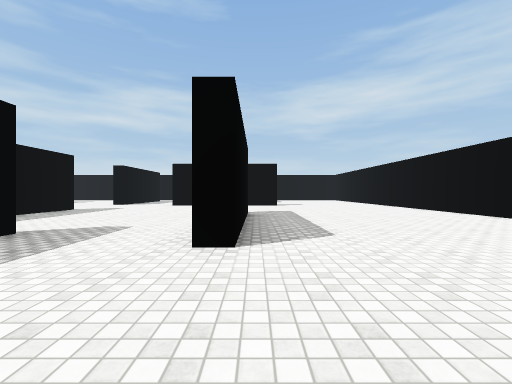
View 1 (above)

14 first-person views from a walk through a Unity game level. The camera is 1.3 m above the floor, looks level and sees 90° across. The floor is counted in squares, 2 m on a side. Each view is taken from the middle of a square. On the plan, view 1 faces up. The plan holds only what a view shows up to about 9 squares ahead; the rest is blank. The player is left out. Surface patterns are stand-ins for the level's own textures.

View 2
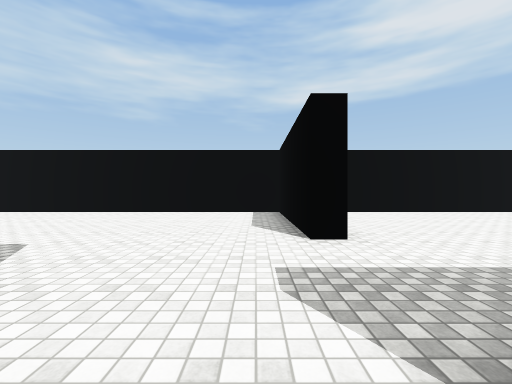

View 3
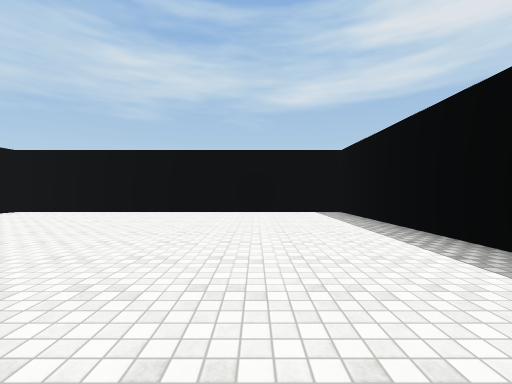

View 4
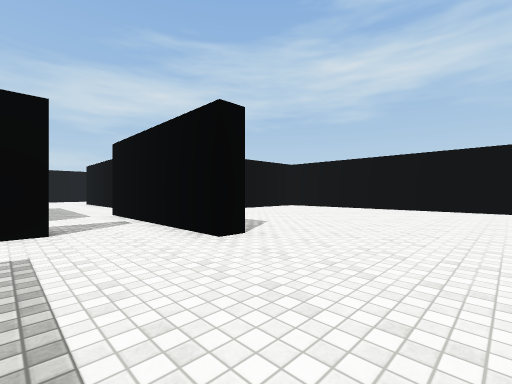

View 5
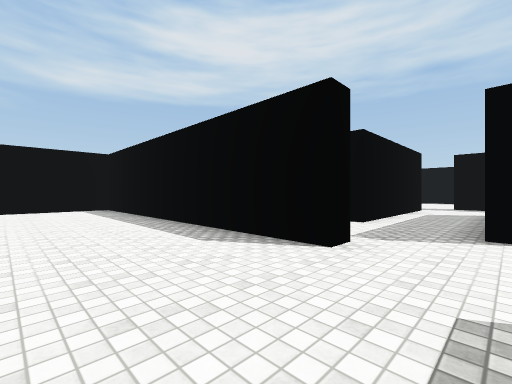

View 6
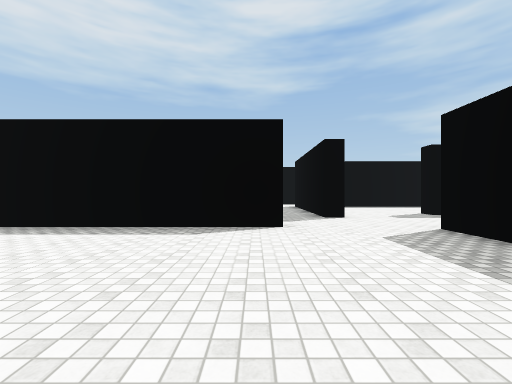

View 7
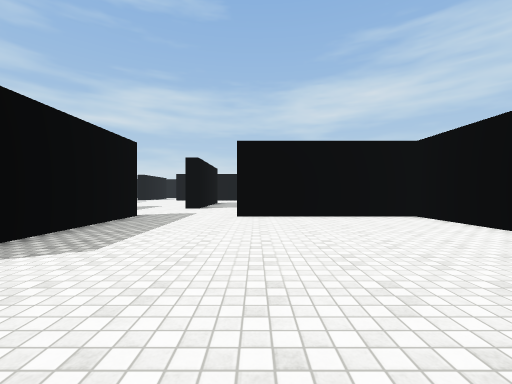

View 8
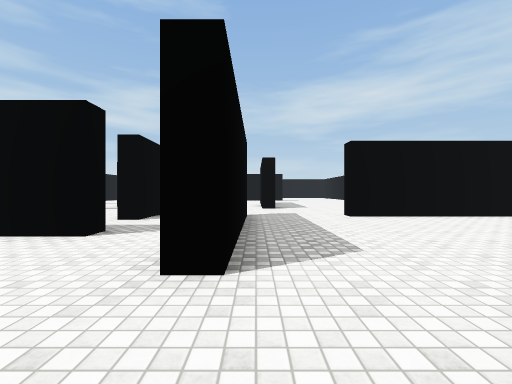

View 9
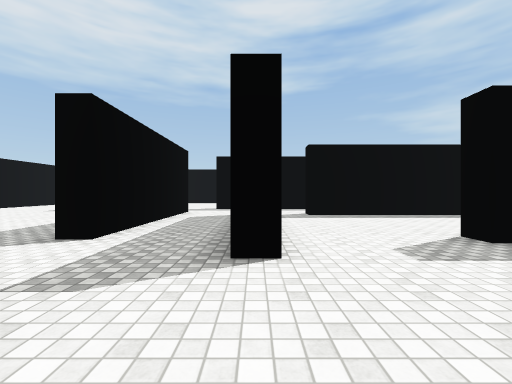

View 10
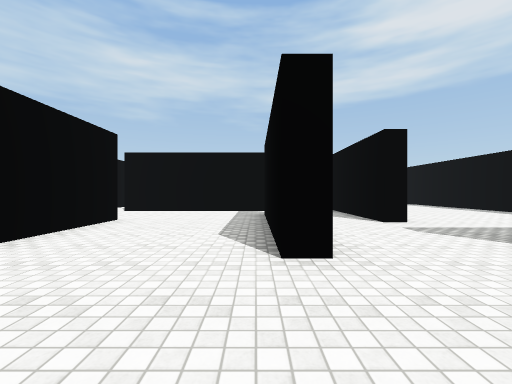

View 11
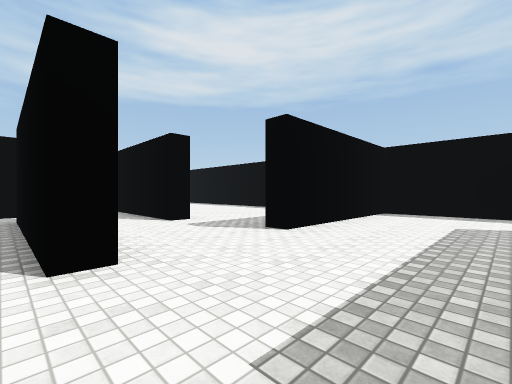

View 12
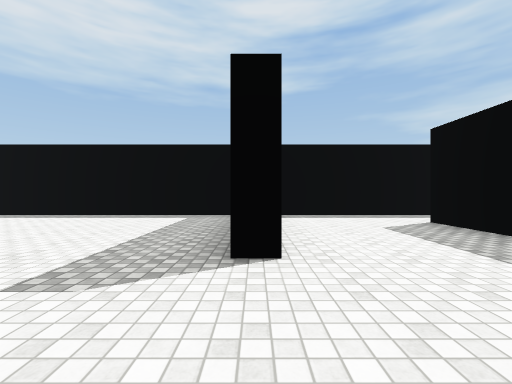

View 13
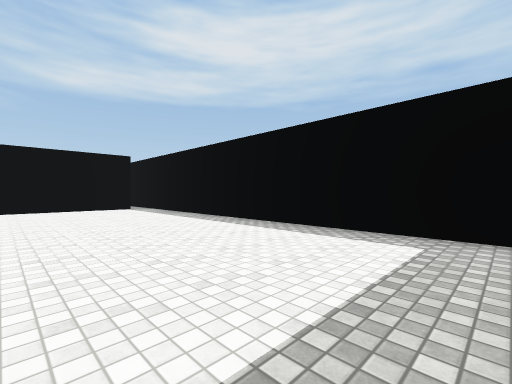

View 14
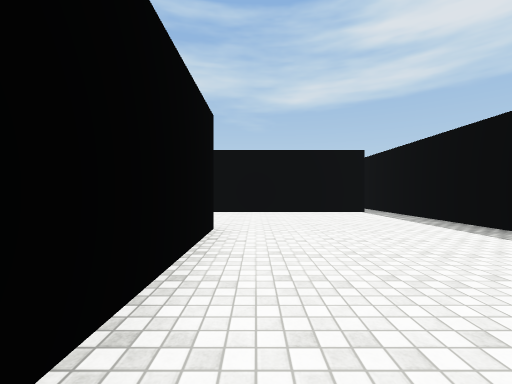

### Floor plan
Points are (right, up) in squares from view 1. A wall is a line through its corners. A room is listed if a view was taken in it or the views show most of it. See-through windows are left out.
Room 1 (views 1, 3, 4, 5, 6, 7, 8, 9)
walls: (0.9, -10.8) (6.3, -10.8) (6.3, -0.3) (1.5, -0.3) (1.5, 0.2); (-1.2, 0) (-1.2, -2.5); (-4.3, -13.5) (-4.3, -12.5) (-3.7, -12.5)
ways out: opening at (-5.5, -13) to room 2; opening at (-5.5, -11.5) to room 2; opening at (0.5, 0) to room 2; opening at (-3.5, -11.5) to room 3; opening at (-2.5, -3)
Room 2 (views 2, 10, 11, 12)
walls: (-6.7, 9) (-6.7, 7.1); (-7, -13.3) (-7, -13.8) (-8.4, -13.8); (-0.2, 7.4) (-0.2, 5.9); (-9.9, -17.3) (-5.5, -17.3); (3.8, 0.2) (6, 0.2); (-4.3, -16.4) (-4.3, -13.5); (6.3, 0.1) (6.3, 9.3); (-7.5, -20.4) (-7.5, -19.8); (-13.8, -22.1) (-13.8, -23.5); (-15, -25.3) (-10.3, -25.3) (-10.3, -21.9)
ways out: opening at (-5.5, -13) to room 1; opening at (-5.5, -11.5) to room 1; opening at (0.5, 0) to room 1; opening at (-8.5, -21) to room 3; opening at (-6.5, -18.5) to room 4; opening at (-5, -17) to room 4; opening at (-4, -1.5); opening at (-2.5, 0)
Room 3 (views 13, 14)
walls: (-4.5, -19.8) (-3, -19.8); (-1.8, -18.5) (-1.8, -13.5); (1.2, -24.5) (1.2, -19.6); (-9.2, -25.3) (2, -25.3); (-3.7, -12.5) (-3.7, -15)
ways out: opening at (-3.5, -11.5) to room 1; opening at (-8.5, -21) to room 2; opening at (-1, -12.5); opening at (2, -25)
Room 4 (no view inside)
walls: (-5.5, -17.3) (-5.5, -17.8); (-4.3, -17.4) (-4.3, -16.4); (-7.5, -19.8) (-4.5, -19.8)
ways out: opening at (-6.5, -18.5) to room 2; opening at (-5, -17) to room 2

Positions as (right, up) in squares from view 1, and headings:
1: (0, 0), facing up
2: (-2, 1), facing right
3: (-2, -8), facing right
4: (-4, -8), facing up-right
5: (-4, -8), facing down-right
6: (-2, -6), facing down
7: (2, -7), facing up
8: (-1, -7), facing up
9: (-4, -10), facing down
10: (-13, -17), facing right
11: (-13, -17), facing down-right
12: (-10, -18), facing down
13: (-9, -21), facing down-right
14: (-7, -21), facing right
